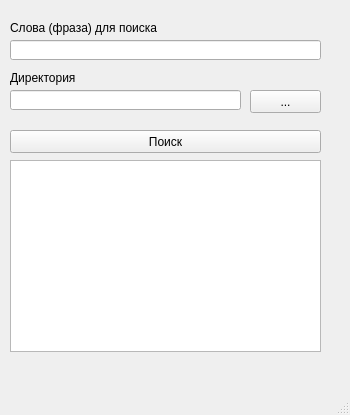
<?xml version="1.0" encoding="UTF-8"?>
<ui version="4.0">
 <class>MainWindow</class>
 <widget class="QMainWindow" name="MainWindow">
  <property name="geometry">
   <rect>
    <x>0</x>
    <y>0</y>
    <width>350</width>
    <height>415</height>
   </rect>
  </property>
  <property name="windowTitle">
   <string>MainWindow</string>
  </property>
  <widget class="QWidget" name="centralwidget">
   <widget class="QLineEdit" name="wordsLine">
    <property name="geometry">
     <rect>
      <x>10</x>
      <y>40</y>
      <width>311</width>
      <height>20</height>
     </rect>
    </property>
   </widget>
   <widget class="QLabel" name="label">
    <property name="geometry">
     <rect>
      <x>10</x>
      <y>20</y>
      <width>191</width>
      <height>16</height>
     </rect>
    </property>
    <property name="text">
     <string>Слова (фраза) для поиска</string>
    </property>
   </widget>
   <widget class="QLineEdit" name="dirLine">
    <property name="geometry">
     <rect>
      <x>10</x>
      <y>90</y>
      <width>231</width>
      <height>20</height>
     </rect>
    </property>
   </widget>
   <widget class="QLabel" name="label_2">
    <property name="geometry">
     <rect>
      <x>10</x>
      <y>70</y>
      <width>191</width>
      <height>16</height>
     </rect>
    </property>
    <property name="text">
     <string>Директория</string>
    </property>
   </widget>
   <widget class="QPushButton" name="setDirBtn">
    <property name="geometry">
     <rect>
      <x>250</x>
      <y>90</y>
      <width>71</width>
      <height>23</height>
     </rect>
    </property>
    <property name="text">
     <string>...</string>
    </property>
   </widget>
   <widget class="QPushButton" name="searchBtn">
    <property name="geometry">
     <rect>
      <x>10</x>
      <y>130</y>
      <width>311</width>
      <height>23</height>
     </rect>
    </property>
    <property name="text">
     <string>Поиск</string>
    </property>
   </widget>
   <widget class="QListWidget" name="filesWidget">
    <property name="geometry">
     <rect>
      <x>10</x>
      <y>160</y>
      <width>311</width>
      <height>192</height>
     </rect>
    </property>
   </widget>
  </widget>
  <widget class="QMenuBar" name="menubar">
   <property name="geometry">
    <rect>
     <x>0</x>
     <y>0</y>
     <width>350</width>
     <height>21</height>
    </rect>
   </property>
  </widget>
  <widget class="QStatusBar" name="statusbar"/>
 </widget>
 <resources/>
 <connections/>
</ui>
